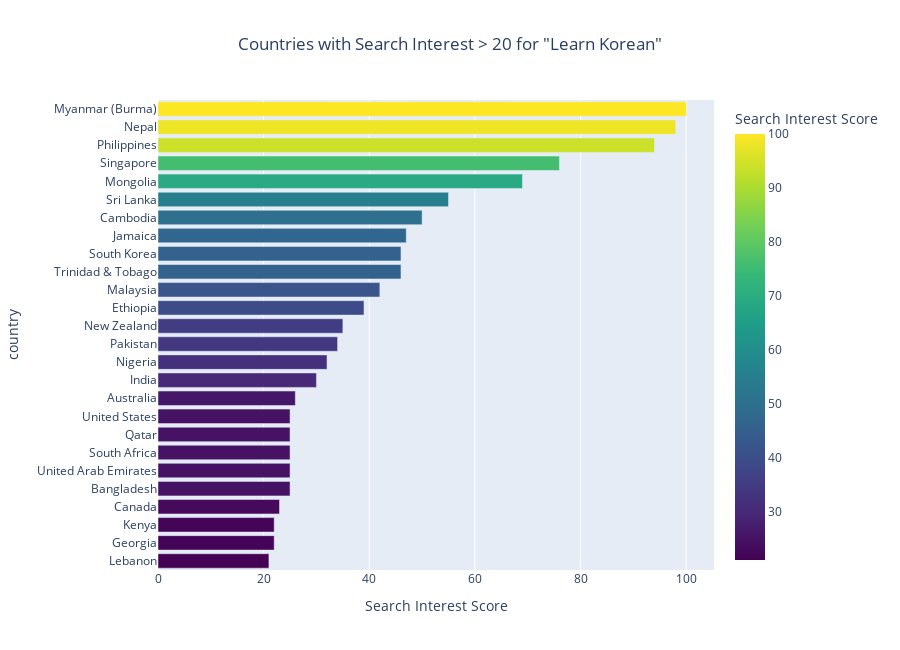

Notebook source saved alongside this figure:
### Code cell
# Let's look at countries with interest > 20
countries_with_interest_df = (learn_korean_geo_past5yr_df
    [learn_korean_geo_past5yr_df['learn_korean_geo_past5yr'] > 20]
    .sort_values('learn_korean_geo_past5yr', ascending=False)
)

num_countries = len(countries_with_interest_df)
dynamic_height = max(600, num_countries * 25)  # 25px per country, minimum 600px

fig = px.bar(countries_with_interest_df,
             y='country',
             x='learn_korean_geo_past5yr',
             orientation='h',
             title='Countries with Search Interest > 20 for "Learn Korean"',
             labels={'learn_korean_geo_past5yr': 'Search Interest Score'},
             color='learn_korean_geo_past5yr',
             color_continuous_scale='Viridis')

fig.update_layout(
    yaxis={'categoryorder': 'total ascending'},
    height=dynamic_height,
    showlegend=False,
    title_x=0.5
)

fig.show()

### Figure 1 — Plotly figure (JSON) as saved in the notebook; plotly's stock layout.template omitted (floating-point values rounded to 4 significant figures)
{"data": [{"hovertemplate": "Search Interest Score=%{marker.color}<br>country=%{y}<extra></extra>", "legendgroup": "", "marker": {"color": [100.0, 98.0, 94.0, 76.0, 69.0, 55.0, 50.0, 47.0, 46.0, 46.0, 42.0, 39.0, 35.0, 34.0, 32.0, 30.0, 26.0, 25.0, 25.0, 25.0, 25.0, 25.0, 23.0, 22.0, 22.0, 21.0], "coloraxis": "coloraxis", "pattern": {"shape": ""}}, "name": "", "orientation": "h", "showlegend": false, "textposition": "auto", "type": "bar", "x": [100.0, 98.0, 94.0, 76.0, 69.0, 55.0, 50.0, 47.0, 46.0, 46.0, 42.0, 39.0, 35.0, 34.0, 32.0, 30.0, 26.0, 25.0, 25.0, 25.0, 25.0, 25.0, 23.0, 22.0, 22.0, 21.0], "xaxis": "x", "y": ["Myanmar (Burma)", "Nepal", "Philippines", "Singapore", "Mongolia", "Sri Lanka", "Cambodia", "Jamaica", "Trinidad & Tobago", "South Korea", "Malaysia", "Ethiopia", "New Zealand", "Pakistan", "Nigeria", "India", "Australia", "Bangladesh", "United Arab Emirates", "South Africa", "Qatar", "United States", "Canada", "Georgia", "Kenya", "Lebanon"], "yaxis": "y"}], "layout": {"barmode": "relative", "coloraxis": {"colorbar": {"title": {"text": "Search Interest Score"}}, "colorscale": [[0, "#440154"], [0.1111, "#482878"], [0.2222, "#3e4989"], [0.3333, "#31688e"], [0.4444, "#26828e"], [0.5556, "#1f9e89"], [0.6667, "#35b779"], [0.7778, "#6ece58"], [0.8889, "#b5de2b"], [1, "#fde725"]]}, "height": 650, "legend": {"tracegroupgap": 0}, "showlegend": false, "title": {"text": "Countries with Search Interest > 20 for \"Learn Korean\"", "x": 0.5}, "xaxis": {"anchor": "y", "domain": [0, 1], "title": {"text": "Search Interest Score"}}, "yaxis": {"anchor": "x", "categoryorder": "total ascending", "domain": [0, 1], "title": {"text": "country"}}}}
